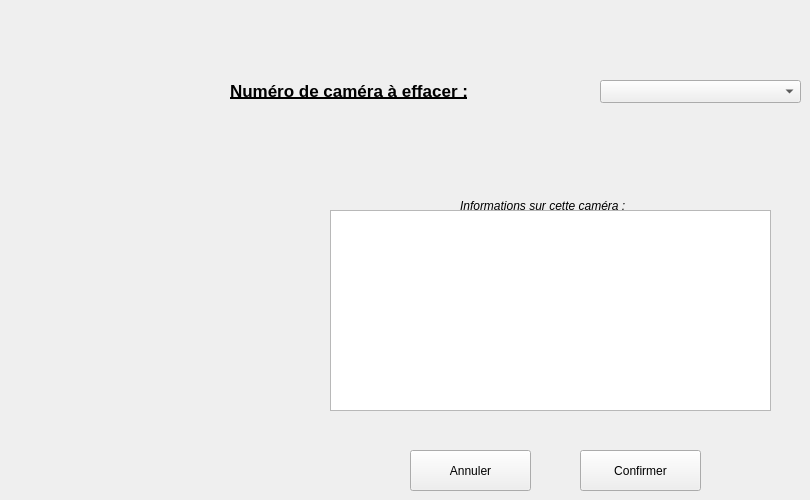
      <widget class="QWidget" name="tbEffacerCamera">
       <attribute name="title">
        <string>Effacer une caméra...</string>
       </attribute>
       <widget class="QLabel" name="lblSupprCam">
        <property name="geometry">
         <rect>
          <x>230</x>
          <y>70</y>
          <width>321</width>
          <height>41</height>
         </rect>
        </property>
        <property name="font">
         <font>
          <pointsize>13</pointsize>
          <weight>75</weight>
          <bold>true</bold>
          <underline>true</underline>
         </font>
        </property>
        <property name="text">
         <string>Numéro de caméra à effacer :</string>
        </property>
       </widget>
       <widget class="QComboBox" name="cb_SupprCam">
        <property name="geometry">
         <rect>
          <x>600</x>
          <y>80</y>
          <width>201</width>
          <height>23</height>
         </rect>
        </property>
       </widget>
       <widget class="QTextEdit" name="teInfoCam">
        <property name="geometry">
         <rect>
          <x>330</x>
          <y>210</y>
          <width>441</width>
          <height>201</height>
         </rect>
        </property>
       </widget>
       <widget class="QLabel" name="lblInfoCam">
        <property name="geometry">
         <rect>
          <x>460</x>
          <y>190</y>
          <width>211</width>
          <height>31</height>
         </rect>
        </property>
        <property name="font">
         <font>
          <italic>true</italic>
         </font>
        </property>
        <property name="text">
         <string>Informations sur cette caméra :</string>
        </property>
       </widget>
       <widget class="QPushButton" name="pbAnnulerSuppr">
        <property name="geometry">
         <rect>
          <x>410</x>
          <y>450</y>
          <width>121</width>
          <height>41</height>
         </rect>
        </property>
        <property name="text">
         <string>Annuler</string>
        </property>
       </widget>
       <widget class="QPushButton" name="pbConfirmerSuppr">
        <property name="geometry">
         <rect>
          <x>580</x>
          <y>450</y>
          <width>121</width>
          <height>41</height>
         </rect>
        </property>
        <property name="text">
         <string>Confirmer</string>
        </property>
       </widget>
       <widget class="QLabel" name="label_129">
        <property name="geometry">
         <rect>
          <x>40</x>
          <y>20</y>
          <width>51</width>
          <height>61</height>
         </rect>
        </property>
        <property name="text">
         <string/>
        </property>
        <property name="pixmap">
         <pixmap>../../../../../../opt/SuPer_2015/Projet_SuPer/ressources/supprimer.png</pixmap>
        </property>
       </widget>
      </widget>
